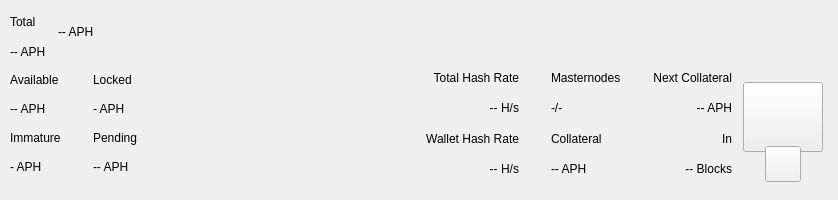
<?xml version="1.0" encoding="UTF-8"?>
<ui version="4.0">
 <class>TopBar</class>
 <widget class="QWidget" name="TopBar">
  <property name="geometry">
   <rect>
    <x>0</x>
    <y>0</y>
    <width>838</width>
    <height>200</height>
   </rect>
  </property>
  <property name="minimumSize">
   <size>
    <width>0</width>
    <height>200</height>
   </size>
  </property>
  <property name="maximumSize">
   <size>
    <width>16777215</width>
    <height>200</height>
   </size>
  </property>
  <property name="windowTitle">
   <string>Form</string>
  </property>
  <layout class="QVBoxLayout" name="verticalLayout_10" stretch="0">
   <property name="spacing">
    <number>0</number>
   </property>
   <property name="leftMargin">
    <number>0</number>
   </property>
   <property name="topMargin">
    <number>0</number>
   </property>
   <property name="rightMargin">
    <number>0</number>
   </property>
   <property name="bottomMargin">
    <number>0</number>
   </property>
   <item>
    <widget class="PFBorderImage" name="containerTop">
     <layout class="QVBoxLayout" name="verticalLayout_11">
      <property name="spacing">
       <number>0</number>
      </property>
      <property name="leftMargin">
       <number>0</number>
      </property>
      <property name="topMargin">
       <number>0</number>
      </property>
      <property name="rightMargin">
       <number>0</number>
      </property>
      <property name="bottomMargin">
       <number>0</number>
      </property>
      <item>
       <widget class="QWidget" name="top_container_2" native="true">
        <property name="minimumSize">
         <size>
          <width>0</width>
          <height>65</height>
         </size>
        </property>
        <layout class="QHBoxLayout" name="top_container">
         <property name="spacing">
          <number>0</number>
         </property>
         <property name="leftMargin">
          <number>10</number>
         </property>
         <property name="topMargin">
          <number>0</number>
         </property>
         <property name="rightMargin">
          <number>10</number>
         </property>
         <property name="bottomMargin">
          <number>0</number>
         </property>
         <item>
          <layout class="QHBoxLayout" name="horizontalLayout_4">
           <property name="spacing">
            <number>12</number>
           </property>
           <property name="rightMargin">
            <number>0</number>
           </property>
           <item>
            <widget class="QWidget" name="widgetAmount" native="true">
             <layout class="QVBoxLayout" name="verticalLayout_2">
              <property name="spacing">
               <number>2</number>
              </property>
              <property name="leftMargin">
               <number>0</number>
              </property>
              <property name="topMargin">
               <number>8</number>
              </property>
              <property name="rightMargin">
               <number>0</number>
              </property>
              <property name="bottomMargin">
               <number>0</number>
              </property>
              <item>
               <widget class="QLabel" name="labelTitle1">
                <property name="text">
                 <string>Total</string>
                </property>
               </widget>
              </item>
              <item>
               <widget class="PrivateQLabel" name="labelAmountPiv">
                <property name="text">
                 <string notr="true">-- APH</string>
                </property>
               </widget>
              </item>
             </layout>
            </widget>
           </item>
           <item alignment="Qt::AlignVCenter">
            <widget class="QWidget" name="widgetTopAmount" native="true">
             <property name="sizePolicy">
              <sizepolicy hsizetype="Preferred" vsizetype="Maximum">
               <horstretch>0</horstretch>
               <verstretch>0</verstretch>
              </sizepolicy>
             </property>
             <layout class="QHBoxLayout" name="horizontalLayout_5">
              <property name="spacing">
               <number>0</number>
              </property>
              <property name="leftMargin">
               <number>0</number>
              </property>
              <property name="topMargin">
               <number>0</number>
              </property>
              <property name="rightMargin">
               <number>0</number>
              </property>
              <property name="bottomMargin">
               <number>0</number>
              </property>
              <item alignment="Qt::AlignTop">
               <widget class="PrivateQLabel" name="labelAmountTopPiv">
                <property name="minimumSize">
                 <size>
                  <width>0</width>
                  <height>36</height>
                 </size>
                </property>
                <property name="styleSheet">
                 <string notr="true">padding:0px;margin:0px;</string>
                </property>
                <property name="text">
                 <string notr="true">-- APH</string>
                </property>
               </widget>
              </item>
             </layout>
            </widget>
           </item>
           <item>
            <spacer name="horizontalSpacer">
             <property name="orientation">
              <enum>Qt::Horizontal</enum>
             </property>
             <property name="sizeHint" stdset="0">
              <size>
               <width>40</width>
               <height>20</height>
              </size>
             </property>
            </spacer>
           </item>
           <item alignment="Qt::AlignRight">
            <widget class="QWidget" name="layoutSync" native="true">
             <property name="minimumSize">
              <size>
               <width>0</width>
               <height>36</height>
              </size>
             </property>
             <property name="maximumSize">
              <size>
               <width>16777215</width>
               <height>36</height>
              </size>
             </property>
             <layout class="QVBoxLayout" name="verticalLayout_9">
              <property name="leftMargin">
               <number>0</number>
              </property>
              <property name="topMargin">
               <number>0</number>
              </property>
              <property name="rightMargin">
               <number>0</number>
              </property>
              <property name="bottomMargin">
               <number>0</number>
              </property>
              <item>
               <widget class="ExpandableButton" name="pushButtonSync" native="true">
                <property name="minimumSize">
                 <size>
                  <width>36</width>
                  <height>36</height>
                 </size>
                </property>
                <property name="maximumSize">
                 <size>
                  <width>16777215</width>
                  <height>36</height>
                 </size>
                </property>
               </widget>
              </item>
             </layout>
            </widget>
           </item>
           <item>
            <widget class="ExpandableButton" name="pushButtonHDUpgrade" native="true">
             <property name="minimumSize">
              <size>
               <width>36</width>
               <height>36</height>
              </size>
             </property>
             <property name="maximumSize">
              <size>
               <width>16777215</width>
               <height>36</height>
              </size>
             </property>
            </widget>
           </item>
           <item>
            <widget class="ExpandableButton" name="pushButtonStack" native="true">
             <property name="minimumSize">
              <size>
               <width>36</width>
               <height>36</height>
              </size>
             </property>
             <property name="maximumSize">
              <size>
               <width>16777215</width>
               <height>36</height>
              </size>
             </property>
            </widget>
           </item>
           <item>
            <widget class="ExpandableButton" name="pushButtonConf" native="true">
             <property name="minimumSize">
              <size>
               <width>36</width>
               <height>36</height>
              </size>
             </property>
             <property name="maximumSize">
              <size>
               <width>16777215</width>
               <height>36</height>
              </size>
             </property>
            </widget>
           </item>
           <item>
            <widget class="ExpandableButton" name="pushButtonMasternodes" native="true">
             <property name="minimumSize">
              <size>
               <width>36</width>
               <height>36</height>
              </size>
             </property>
             <property name="maximumSize">
              <size>
               <width>16777215</width>
               <height>36</height>
              </size>
             </property>
            </widget>
           </item>
           <item>
            <widget class="ExpandableButton" name="pushButtonConsole" native="true">
             <property name="minimumSize">
              <size>
               <width>36</width>
               <height>36</height>
              </size>
             </property>
             <property name="maximumSize">
              <size>
               <width>16777215</width>
               <height>36</height>
              </size>
             </property>
            </widget>
           </item>
           <item>
            <widget class="ExpandableButton" name="pushButtonConnection" native="true">
             <property name="minimumSize">
              <size>
               <width>36</width>
               <height>36</height>
              </size>
             </property>
             <property name="maximumSize">
              <size>
               <width>16777215</width>
               <height>36</height>
              </size>
             </property>
            </widget>
           </item>
           <item>
            <widget class="ExpandableButton" name="pushButtonTor" native="true">
             <property name="minimumSize">
              <size>
               <width>36</width>
               <height>36</height>
              </size>
             </property>
             <property name="maximumSize">
              <size>
               <width>16777215</width>
               <height>36</height>
              </size>
             </property>
            </widget>
           </item>
           <item>
            <widget class="ExpandableButton" name="pushButtonLock" native="true">
             <property name="sizePolicy">
              <sizepolicy hsizetype="Expanding" vsizetype="Expanding">
               <horstretch>0</horstretch>
               <verstretch>0</verstretch>
              </sizepolicy>
             </property>
             <property name="minimumSize">
              <size>
               <width>36</width>
               <height>0</height>
              </size>
             </property>
             <property name="maximumSize">
              <size>
               <width>16777215</width>
               <height>36</height>
              </size>
             </property>
            </widget>
           </item>
           <item>
            <widget class="ExpandableButton" name="pushButtonTheme" native="true">
             <property name="minimumSize">
              <size>
               <width>36</width>
               <height>36</height>
              </size>
             </property>
             <property name="maximumSize">
              <size>
               <width>16777215</width>
               <height>36</height>
              </size>
             </property>
            </widget>
           </item>
           <item>
            <widget class="ExpandableButton" name="pushButtonFAQ" native="true">
             <property name="minimumSize">
              <size>
               <width>36</width>
               <height>36</height>
              </size>
             </property>
             <property name="maximumSize">
              <size>
               <width>16777215</width>
               <height>36</height>
              </size>
             </property>
            </widget>
           </item>
           <item>
            <widget class="ExpandableButton" name="pushButtonPrivacy" native="true">
             <property name="minimumSize">
              <size>
               <width>36</width>
               <height>36</height>
              </size>
             </property>
             <property name="maximumSize">
              <size>
               <width>16777215</width>
               <height>36</height>
              </size>
             </property>
            </widget>
           </item>
          </layout>
         </item>
        </layout>
       </widget>
      </item>
      <item>
       <widget class="QWidget" name="bottom_container" native="true">
        <property name="minimumSize">
         <size>
          <width>0</width>
          <height>135</height>
         </size>
        </property>
        <layout class="QHBoxLayout" name="botton_container">
         <property name="leftMargin">
          <number>10</number>
         </property>
         <property name="topMargin">
          <number>0</number>
         </property>
         <property name="rightMargin">
          <number>10</number>
         </property>
         <property name="bottomMargin">
          <number>10</number>
         </property>
         <item>
          <layout class="QHBoxLayout" name="horizontalLayout_3">
           <property name="spacing">
            <number>0</number>
           </property>
           <property name="bottomMargin">
            <number>9</number>
           </property>
           <item>
            <layout class="QVBoxLayout" name="verticalLayout_7">
             <property name="spacing">
              <number>0</number>
             </property>
             <property name="leftMargin">
              <number>0</number>
             </property>
             <property name="rightMargin">
              <number>0</number>
             </property>
             <item>
              <layout class="QHBoxLayout" name="horizontalLayout_2">
               <property name="spacing">
                <number>0</number>
               </property>
               <item>
                <layout class="QVBoxLayout" name="verticalLayout_6">
                 <item>
                  <widget class="QLabel" name="labelTitle5">
                   <property name="text">
                    <string>Available</string>
                   </property>
                  </widget>
                 </item>
                 <item>
                  <widget class="PrivateQLabel" name="labelAvailablePiv">
                   <property name="text">
                    <string>-- APH</string>
                   </property>
                  </widget>
                 </item>
                 <item>
                  <widget class="QLabel" name="labelTitle4">
                   <property name="text">
                    <string>Immature</string>
                   </property>
                  </widget>
                 </item>
                 <item>
                  <widget class="PrivateQLabel" name="labelImmaturePiv">
                   <property name="text">
                    <string notr="true">- APH</string>
                   </property>
                  </widget>
                 </item>
                </layout>
               </item>
               <item>
                <layout class="QVBoxLayout" name="verticalLayout_8">
                 <property name="leftMargin">
                  <number>32</number>
                 </property>
                 <item>
                  <widget class="QLabel" name="labelTitle6">
                   <property name="text">
                    <string>Locked</string>
                   </property>
                  </widget>
                 </item>
                 <item>
                  <widget class="PrivateQLabel" name="labelLockedPiv">
                   <property name="text">
                    <string>- APH</string>
                   </property>
                  </widget>
                 </item>
                 <item>
                  <widget class="QLabel" name="labelTitle3">
                   <property name="text">
                    <string>Pending</string>
                   </property>
                  </widget>
                 </item>
                 <item>
                  <widget class="PrivateQLabel" name="labelPendingPiv">
                   <property name="text">
                    <string notr="true">-- APH</string>
                   </property>
                  </widget>
                 </item>
                </layout>
               </item>
              </layout>
             </item>
            </layout>
           </item>
          </layout>
         </item>
         <item>
          <spacer name="horizontalSpacer_2">
           <property name="orientation">
            <enum>Qt::Horizontal</enum>
           </property>
           <property name="sizeHint" stdset="0">
            <size>
             <width>40</width>
             <height>20</height>
            </size>
           </property>
          </spacer>
         </item>
         <item>
          <layout class="QHBoxLayout" name="horizontalLayout_6">
           <property name="spacing">
            <number>0</number>
           </property>
           <property name="rightMargin">
            <number>0</number>
           </property>
           <property name="bottomMargin">
            <number>9</number>
           </property>
           <item>
            <widget class="QWidget" name="widgetStaking" native="true">
             <layout class="QVBoxLayout" name="verticalLayout_12">
              <property name="leftMargin">
               <number>32</number>
              </property>
              <property name="topMargin">
               <number>0</number>
              </property>
              <property name="rightMargin">
               <number>0</number>
              </property>
              <property name="bottomMargin">
               <number>0</number>
              </property>
              <item>
               <widget class="QLabel" name="labelNetworkHashRateTitle">
                <property name="text">
                 <string>Total Hash Rate</string>
                </property>
                <property name="textFormat">
                 <enum>Qt::AutoText</enum>
                </property>
                <property name="alignment">
                 <set>Qt::AlignRight|Qt::AlignTrailing|Qt::AlignVCenter</set>
                </property>
               </widget>
              </item>
              <item>
               <widget class="QLabel" name="labelNetworkHashRateValue">
                <property name="layoutDirection">
                 <enum>Qt::LeftToRight</enum>
                </property>
                <property name="text">
                 <string>-- H/s</string>
                </property>
                <property name="textFormat">
                 <enum>Qt::AutoText</enum>
                </property>
                <property name="alignment">
                 <set>Qt::AlignRight|Qt::AlignTrailing|Qt::AlignVCenter</set>
                </property>
               </widget>
              </item>
              <item>
               <widget class="QLabel" name="labelWalletHashRateTitle">
                <property name="text">
                 <string>Wallet Hash Rate</string>
                </property>
                <property name="textFormat">
                 <enum>Qt::AutoText</enum>
                </property>
                <property name="alignment">
                 <set>Qt::AlignRight|Qt::AlignTrailing|Qt::AlignVCenter</set>
                </property>
               </widget>
              </item>
              <item>
               <widget class="PrivateQLabel" name="labelWalletHashRateValue">
                <property name="text">
                 <string notr="true">-- H/s</string>
                </property>
                <property name="textFormat">
                 <enum>Qt::AutoText</enum>
                </property>
                <property name="alignment">
                 <set>Qt::AlignRight|Qt::AlignTrailing|Qt::AlignVCenter</set>
                </property>
               </widget>
              </item>
             </layout>
            </widget>
           </item>
           <item>
            <widget class="QWidget" name="widgetMasternodes" native="true">
             <layout class="QVBoxLayout">
              <property name="leftMargin">
               <number>32</number>
              </property>
              <property name="topMargin">
               <number>0</number>
              </property>
              <property name="rightMargin">
               <number>0</number>
              </property>
              <property name="bottomMargin">
               <number>0</number>
              </property>
              <item>
               <widget class="QLabel" name="labelMasternodesTitle">
                <property name="text">
                 <string>Masternodes</string>
                </property>
               </widget>
              </item>
              <item>
               <widget class="PrivateQLabel" name="labelMasternodeCount">
                <property name="text">
                 <string>-/-</string>
                </property>
               </widget>
              </item>
              <item>
               <widget class="QLabel" name="labelCollateralTitle">
                <property name="text">
                 <string>Collateral</string>
                </property>
               </widget>
              </item>
              <item>
               <widget class="QLabel" name="labelCollateralValue">
                <property name="text">
                 <string notr="true">-- APH</string>
                </property>
               </widget>
              </item>
             </layout>
            </widget>
           </item>
           <item>
            <widget class="QWidget" name="widgetNextCollateral" native="true">
             <layout class="QVBoxLayout" name="verticalLayout_12">
              <property name="leftMargin">
               <number>32</number>
              </property>
              <property name="topMargin">
               <number>0</number>
              </property>
              <property name="rightMargin">
               <number>0</number>
              </property>
              <property name="bottomMargin">
               <number>0</number>
              </property>
              <item>
               <widget class="QLabel" name="labelNextMasternodesTitle">
                <property name="text">
                 <string>Next Collateral</string>
                </property>
                <property name="textFormat">
                 <enum>Qt::AutoText</enum>
                </property>
                <property name="alignment">
                 <set>Qt::AlignRight|Qt::AlignTrailing|Qt::AlignVCenter</set>
                </property>
               </widget>
              </item>
              <item>
               <widget class="QLabel" name="labelNextCollateralValue">
                <property name="text">
                 <string>-- APH</string>
                </property>
                <property name="textFormat">
                 <enum>Qt::AutoText</enum>
                </property>
                <property name="alignment">
                 <set>Qt::AlignRight|Qt::AlignTrailing|Qt::AlignVCenter</set>
                </property>
               </widget>
              </item>
              <item>
               <widget class="QLabel" name="labelRemainingBlocks">
                <property name="text">
                 <string>In</string>
                </property>
                <property name="textFormat">
                 <enum>Qt::AutoText</enum>
                </property>
                <property name="alignment">
                 <set>Qt::AlignRight|Qt::AlignTrailing|Qt::AlignVCenter</set>
                </property>
               </widget>
              </item>
              <item>
               <widget class="QLabel" name="labelNextCollateralBlocks">
                <property name="text">
                 <string notr="true">-- Blocks</string>
                </property>
                <property name="textFormat">
                 <enum>Qt::AutoText</enum>
                </property>
                <property name="alignment">
                 <set>Qt::AlignRight|Qt::AlignTrailing|Qt::AlignVCenter</set>
                </property>
               </widget>
              </item>
             </layout>
            </widget>
           </item>
          </layout>
         </item>
         <item>
          <widget class="QWidget" name="qrContainer" native="true">
           <property name="sizePolicy">
            <sizepolicy hsizetype="Preferred" vsizetype="Minimum">
             <horstretch>0</horstretch>
             <verstretch>0</verstretch>
            </sizepolicy>
           </property>
           <property name="minimumSize">
            <size>
             <width>90</width>
             <height>110</height>
            </size>
           </property>
           <property name="maximumSize">
            <size>
             <width>90</width>
             <height>110</height>
            </size>
           </property>
           <layout class="QVBoxLayout" name="containerQR">
            <property name="spacing">
             <number>0</number>
            </property>
            <property name="leftMargin">
             <number>5</number>
            </property>
            <property name="topMargin">
             <number>10</number>
            </property>
            <property name="rightMargin">
             <number>5</number>
            </property>
            <property name="bottomMargin">
             <number>0</number>
            </property>
            <item>
             <widget class="QPushButton" name="btnQr">
              <property name="minimumSize">
               <size>
                <width>70</width>
                <height>70</height>
               </size>
              </property>
              <property name="maximumSize">
               <size>
                <width>16777215</width>
                <height>70</height>
               </size>
              </property>
              <property name="focusPolicy">
               <enum>Qt::NoFocus</enum>
              </property>
              <property name="text">
               <string/>
              </property>
              <property name="iconSize">
               <size>
                <width>70</width>
                <height>70</height>
               </size>
              </property>
             </widget>
            </item>
            <item>
             <spacer name="verticalSpacer">
              <property name="orientation">
               <enum>Qt::Vertical</enum>
              </property>
              <property name="sizeType">
               <enum>QSizePolicy::Fixed</enum>
              </property>
              <property name="sizeHint" stdset="0">
               <size>
                <width>20</width>
                <height>20</height>
               </size>
              </property>
             </spacer>
            </item>
            <item alignment="Qt::AlignHCenter|Qt::AlignBottom">
             <widget class="QPushButton" name="pushButtonQR">
              <property name="minimumSize">
               <size>
                <width>36</width>
                <height>36</height>
               </size>
              </property>
              <property name="maximumSize">
               <size>
                <width>36</width>
                <height>36</height>
               </size>
              </property>
              <property name="focusPolicy">
               <enum>Qt::NoFocus</enum>
              </property>
              <property name="text">
               <string/>
              </property>
             </widget>
            </item>
           </layout>
          </widget>
         </item>
        </layout>
       </widget>
      </item>
     </layout>
    </widget>
   </item>
  </layout>
 </widget>
 <customwidgets>
  <customwidget>
   <class>ExpandableButton</class>
   <extends>QWidget</extends>
   <header>qt/pivx/expandablebutton.h</header>
   <container>1</container>
  </customwidget>
  <customwidget>
   <class>PFBorderImage</class>
   <extends>QFrame</extends>
   <header>qt/pivx/pfborderimage.h</header>
   <container>1</container>
  </customwidget>
  <customwidget>
   <class>PrivateQLabel</class>
   <extends>QLabel</extends>
   <header>qt/pivx/privatelabel.h</header>
   <container>0</container>
  </customwidget>
 </customwidgets>
 <resources/>
 <connections/>
</ui>
